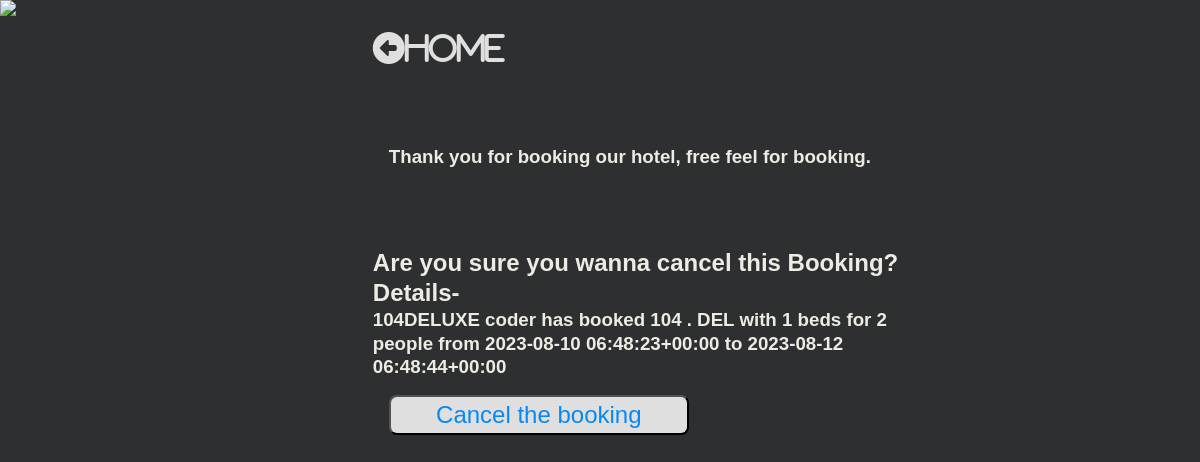
The page /booking/cancel/3 on the database its author committed.
### hotel/models.py (models this page shows, shortened)
class Booking(models.Model):
    user = models.ForeignKey(settings.AUTH_USER_MODEL, on_delete=models.CASCADE)
    room = models.ForeignKey(Room, on_delete=models.CASCADE)
    check_in = models.DateTimeField()
    check_out = models.DateTimeField()
    def __str__ (self):
        return f'{self.user} has booked {self.room} from {self.check_in} to { self.check_out}'
    def get_room_category(self):
        room_categories = dict(self.room.ROOM_CATEGORIES)
        room_category = room_categories.get(self.room.category)
        return room_category

class Room(models.Model):
    ROOM_CATEGORIES  = (
        ('YAC', 'AC'),
        ('NAC', 'NON-AC'),
        ('DEL', 'DELUXE'),
        ('QUE', 'QUEEN'),
        ('KIN', 'KING'),
    )
    number = models.IntegerField()
    category = models.CharField(max_length=50, choices=ROOM_CATEGORIES)
    beds = models.IntegerField()
    capacity = models.IntegerField()
    def __str__ (self):
        return f'{self.number} . {self.category} with {self.beds} beds for {self.capacity} people'

### hotel/views.py (the view)
# urls.py: path('booking/cancel/<pk>', CancelBookingView.as_view(), name='CancelBookingView'),
class CancelBookingView(DeleteView):
    model = Booking
    template_name = 'booking_cancel_view.html'
    success_url = reverse_lazy('hotel:BookingListView')

### hotel/templates/booking_cancel_view.html (shortened to what this page needs)
{% load  static %}
<!DOCTYPE html>
<html lang="en">
<head>
    <link rel="stylesheet" href="{% static 'hotel/css/room_detail_view.css' %}">
</head>
<body>
    <div class="content">
        <div class="image">
            <img
                src="https://images.unsplash.com/photo-1519710164239-da123dc03ef4?ixlib=rb-1.2.1&ixid=eyJhcHBfaWQiOjEyMDd9&auto=format&fit=crop&w=500&q=60">
        </div>
        <div class="room">
            <div class="home">
                <a href="{% url 'hotel:RoomListView' %}"><i class="fas fa-arrow-alt-circle-left">Home</i></a>
            </div>
            <div class="room-info">
                <p><h3>Thank you for booking our hotel, free feel for booking.</h3> </p>
            </div>
            <form id="booking-form" action="" method="POST">
                <h2>Are you sure you wanna cancel this Booking? Details-</h2>
                <h3>{{booking.room.number}}{{booking.get_room_category}} {{booking}}</h3>
                <div class="input-div">
                    <button type="submit">Cancel the booking</button>
                </div>
            </form>
        </div>
    </div>
</body>
</html>

### hotel/static/hotel/css/room_detail_view.css (style rules this page uses)
* { padding:0; margin:0; box-sizing: border-box; }
body { background-color: rgb(46, 47, 48); color: rgb(236, 235, 228); font-family: sans-serif; line-height: 1.25; height: 100vh; }
.content { display: flex; flex-direction: row; flex-wrap: wrap; width:100%; justify-content: left; }
.image { flex: 0.3; }
.room { flex:0.5; margin: 2rem; display:flex; text-align: left; align-items: start; flex-direction: column; }
.home { flex: 0.2; }
.room-info { flex: 0.4; margin: 5rem 1rem; }
form { display: flex; flex: 0.4 1 auto; flex-direction: column; }
.image img { flex:1; max-height: 99.2vh; }
i { color:#dfdfdf; font-size: 2rem; }
.input-div { flex: 1 1 auto; margin:1rem; display: flex; flex-direction: column; justify-content: space-between; }
input, button { flex:1; width:300px; border-radius: 0.5rem; line-height: 1.5; font-size: 1.5rem; color: #555; }
button { background-color: #dfdfdf; color:rgb(6, 137, 245); outline:none; }

### rows shown on the page
Booking: room.number "104", get_room_category "DELUXE", user+room+check_in "coder has booked 104 . DEL with 1 beds for 2 people from 2023-08-10 06:48:23+00:00 to 2023-08-12 06:48:44+00:00"
